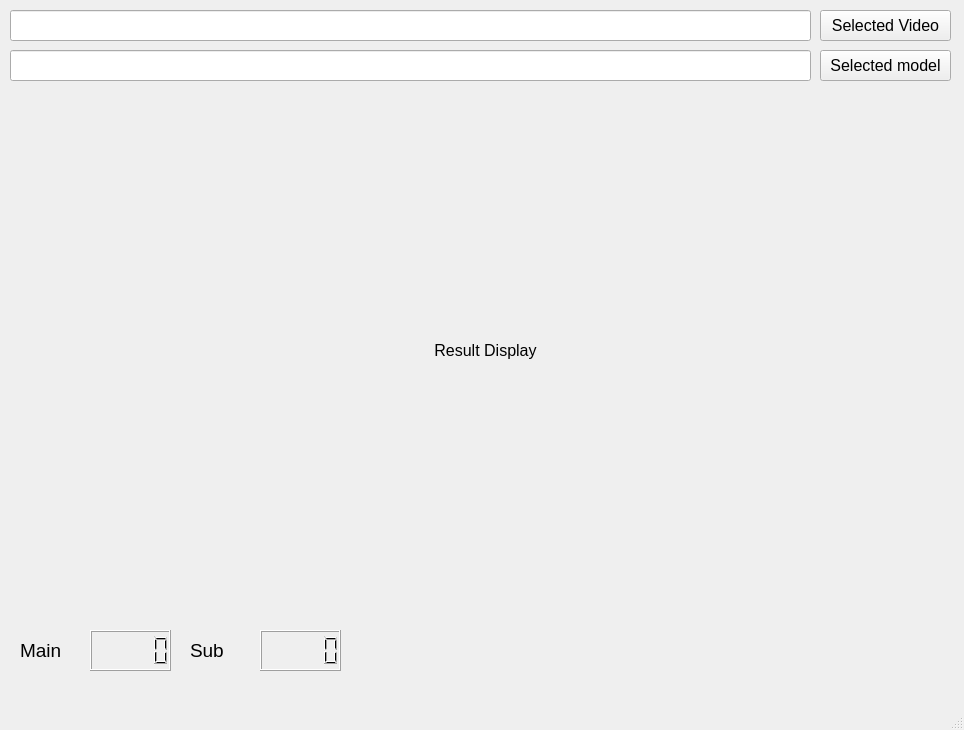
<?xml version="1.0" encoding="UTF-8"?>
<ui version="4.0">
 <class>MainWindow</class>
 <widget class="QMainWindow" name="MainWindow">
  <property name="geometry">
   <rect>
    <x>0</x>
    <y>0</y>
    <width>964</width>
    <height>730</height>
   </rect>
  </property>
  <property name="font">
   <font>
    <pointsize>12</pointsize>
   </font>
  </property>
  <property name="windowTitle">
   <string>MainWindow</string>
  </property>
  <widget class="QWidget" name="centralwidget">
   <widget class="QPushButton" name="Loadmodelbt">
    <property name="geometry">
     <rect>
      <x>820</x>
      <y>50</y>
      <width>131</width>
      <height>31</height>
     </rect>
    </property>
    <property name="text">
     <string>Selected model</string>
    </property>
   </widget>
   <widget class="QLabel" name="resultdisplay">
    <property name="geometry">
     <rect>
      <x>20</x>
      <y>90</y>
      <width>931</width>
      <height>521</height>
     </rect>
    </property>
    <property name="text">
     <string>Result Display</string>
    </property>
    <property name="alignment">
     <set>Qt::AlignCenter</set>
    </property>
   </widget>
   <widget class="QLineEdit" name="dir_show">
    <property name="geometry">
     <rect>
      <x>10</x>
      <y>50</y>
      <width>801</width>
      <height>31</height>
     </rect>
    </property>
    <property name="font">
     <font>
      <pointsize>10</pointsize>
     </font>
    </property>
    <property name="text">
     <string/>
    </property>
   </widget>
   <widget class="QPushButton" name="Loadvideobt">
    <property name="geometry">
     <rect>
      <x>820</x>
      <y>10</y>
      <width>131</width>
      <height>31</height>
     </rect>
    </property>
    <property name="text">
     <string>Selected Video</string>
    </property>
   </widget>
   <widget class="QLineEdit" name="dir_video_show">
    <property name="geometry">
     <rect>
      <x>10</x>
      <y>10</y>
      <width>801</width>
      <height>31</height>
     </rect>
    </property>
    <property name="font">
     <font>
      <pointsize>10</pointsize>
     </font>
    </property>
    <property name="text">
     <string/>
    </property>
   </widget>
   <widget class="QLCDNumber" name="m_display">
    <property name="geometry">
     <rect>
      <x>90</x>
      <y>630</y>
      <width>81</width>
      <height>41</height>
     </rect>
    </property>
   </widget>
   <widget class="QLCDNumber" name="s_display">
    <property name="geometry">
     <rect>
      <x>260</x>
      <y>630</y>
      <width>81</width>
      <height>41</height>
     </rect>
    </property>
   </widget>
   <widget class="QLabel" name="label">
    <property name="geometry">
     <rect>
      <x>20</x>
      <y>630</y>
      <width>51</width>
      <height>41</height>
     </rect>
    </property>
    <property name="font">
     <font>
      <pointsize>14</pointsize>
     </font>
    </property>
    <property name="text">
     <string>Main</string>
    </property>
   </widget>
   <widget class="QLabel" name="label_2">
    <property name="geometry">
     <rect>
      <x>190</x>
      <y>630</y>
      <width>51</width>
      <height>41</height>
     </rect>
    </property>
    <property name="font">
     <font>
      <pointsize>14</pointsize>
     </font>
    </property>
    <property name="text">
     <string>Sub</string>
    </property>
   </widget>
  </widget>
  <widget class="QMenuBar" name="menubar">
   <property name="geometry">
    <rect>
     <x>0</x>
     <y>0</y>
     <width>964</width>
     <height>21</height>
    </rect>
   </property>
  </widget>
  <widget class="QStatusBar" name="statusbar"/>
 </widget>
 <resources/>
 <connections/>
</ui>
